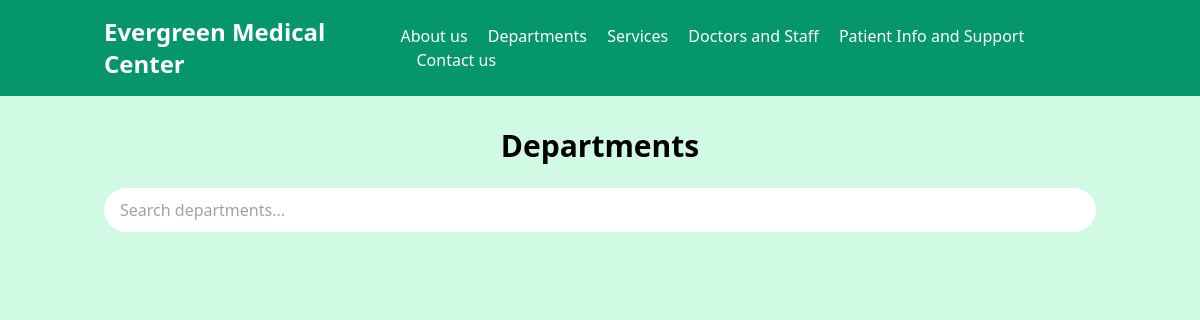
The app's page /data/departments/, older data.
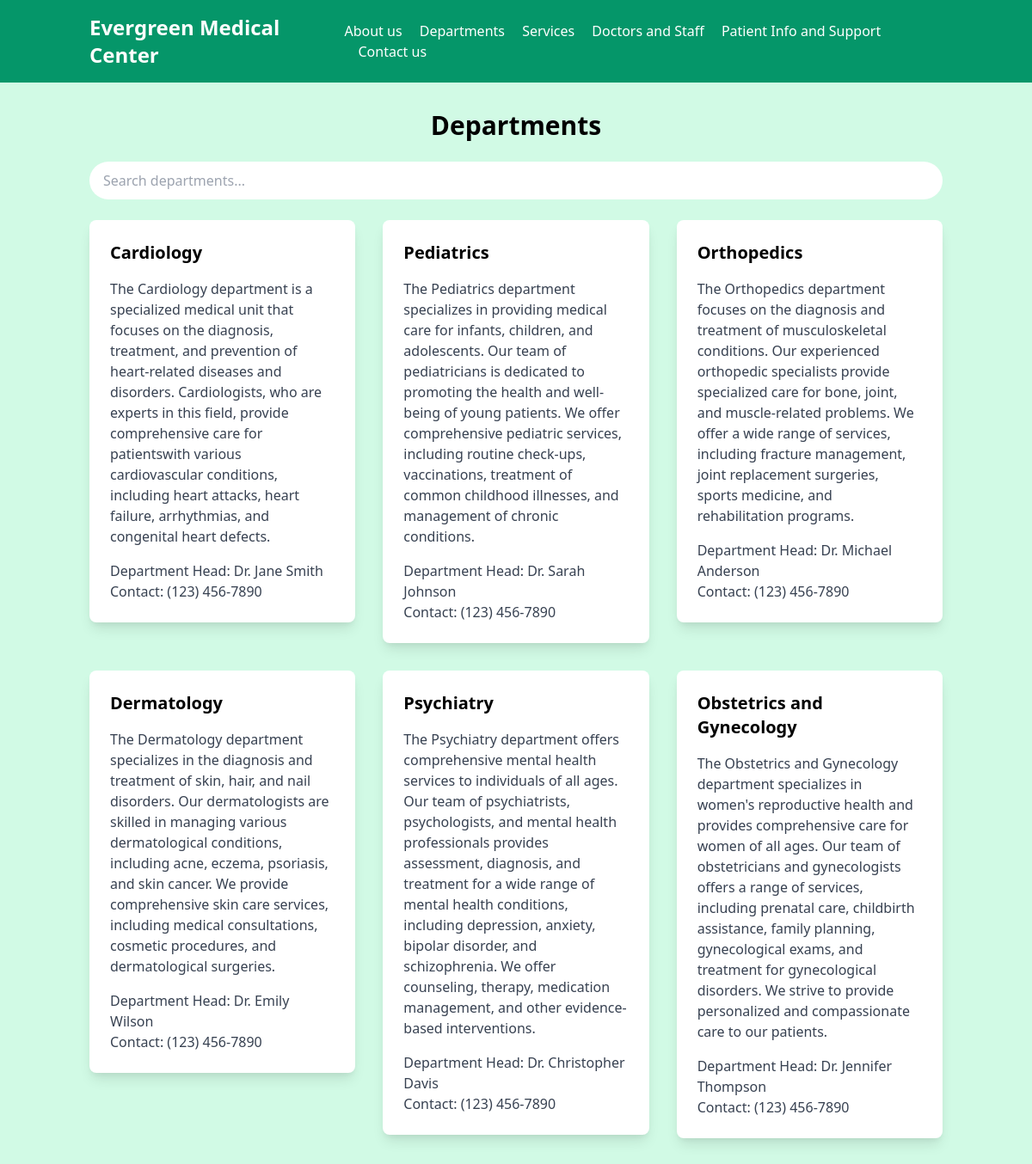
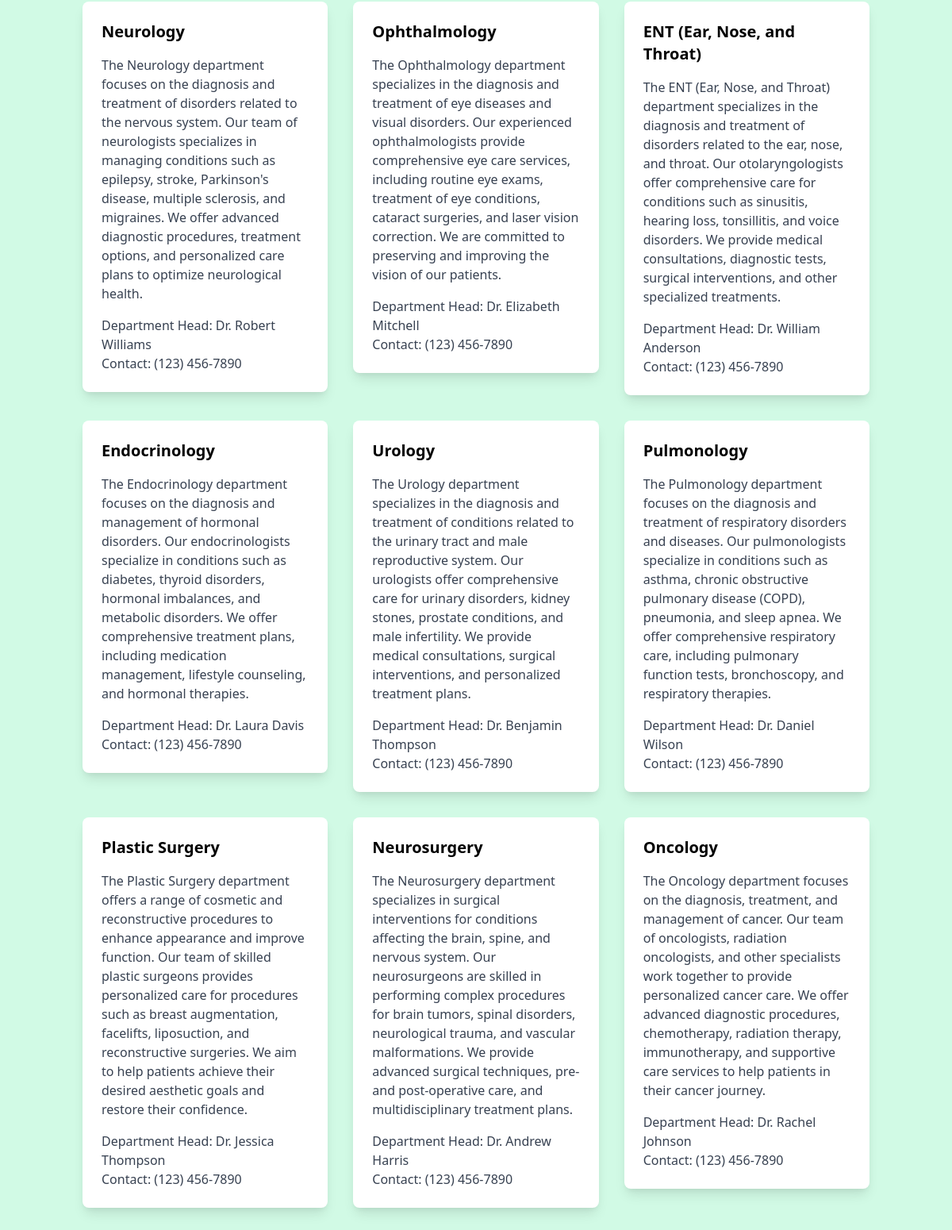
The same page, newer data (2 pictures, top to bottom).
### hospitaldata/models.py (models this page shows, shortened)
class Department(models.Model):
    dept_name = models.CharField(max_length=100)
    dept_description = models.TextField()
    dept_contact = models.CharField(max_length=100)
    dept_head_name = models.CharField(max_length=100)

### hospitaldata/views.py (the view)
# urls.py: path('departments/',views.departmentspageload),
def departmentspageload(request):
    departments = Department.objects.all()
    context = {'departments':departments}
    return render(request,"departments.html",context)

### templates/departments.html (shortened to what this page needs)
{% extends 'base.html' %}
{% load static %}
{% block content %}
<div class="container mx-auto px-4 py-8">
    <h2 class="text-3xl font-bold mb-6 text-center">Departments</h2>
    <div class="flex justify-center mb-6 search-container">
      <input type="text" id="searchInput" class="search-input" placeholder="Search departments...">
    </div>
    <div class="grid grid-cols-1 md:grid-cols-2 lg:grid-cols-3 gap-8">
      {% for department in departments %}
      <a href="/data/departments/{{department.id}}/">
        <div class="bg-white shadow-lg rounded-lg p-6">
          <h3 class="text-xl font-bold mb-4">{{department.dept_name}}</h3>
          <p class="text-gray-700">{{department.dept_description}}</p>
          <p class="text-gray-700 mt-4">Department Head: {{department.dept_head_name}}</p>
          <p class="text-gray-700">Contact: {{department.dept_contact}}</p>
        </div>
      </a>
      {% endfor %}
    </div>
  </div>
  {% endblock %}

### templates/base.html (shortened to what this page needs)
{% load static %}
<!DOCTYPE html>
<html lang="en">
<head>
  <link rel="stylesheet" href="https://cdn.jsdelivr.net/npm/tailwindcss@2.2.15/dist/tailwind.min.css">
  <link rel="stylesheet" href="https://cdnjs.cloudflare.com/ajax/libs/toastify-js/1.6.1/toastify.min.css" />
</head>
<body class="bg-green-100">
  <nav class="bg-green-600 py-4">
    <div class="container mx-auto flex justify-between items-center px-4">
      <div>
        <a href="/" class="text-white text-2xl font-bold">Evergreen Medical Center</a>
      </div>
      <div class="space-x-4">
        <a href="/about/" class="hidden md:inline-block text-white hover:text-gray-200">About us</a>
        <a href="/data/departments/" class="hidden md:inline-block text-white hover:text-gray-200">Departments</a>
        <a href="/services/" class="hidden md:inline-block text-white hover:text-gray-200">Services</a>
        <a href="/data/staff/" class="hidden md:inline-block text-white hover:text-gray-200">Doctors and Staff</a>
        <a href="/info-support/" class="hidden md:inline-block text-white hover:text-gray-200">Patient Info and Support</a>
        <a href="/query/contact/" class="hidden md:inline-block text-white hover:text-gray-200">Contact us</a>
      </div>
    </div>
  </nav>
    {% block content %}
    {% endblock %}
</body>
</html>

### templates/departments.html (style rules this page uses)
.search-container { position: relative; }
.search-input { width: 100%; padding: 10px 16px; border: none; border-radius: 9999px; background-color: #FFFFFF; color: #1F2937; font-size: 16px; outline: none; }

Row changes from the older to the newer data that the page shows:
added Department: dept_name "Cardiology", dept_description "The Cardiology department is a specialized medical unit that focuses on the diagnosis, treatment, and prevention of heart-related diseases and disorders. Cardiologists, who are experts in this field, provide comprehensive care for patientswith various cardiovascular conditions, including heart attacks, heart failure, arrhythmias, and congenital heart defects.", dept_head_name "Dr. Jane Smith", dept_contact "(123) 456-7890"
added Department: dept_name "Pediatrics", dept_description "The Pediatrics department specializes in providing medical care for infants, children, and adolescents. Our team of pediatricians is dedicated to promoting the health and well-being of young patients. We offer comprehensive pediatric services, including routine check-ups, vaccinations, treatment of common childhood illnesses, and management of chronic conditions.", dept_head_name "Dr. Sarah Johnson", dept_contact "(123) 456-7890"
added Department: dept_name "Orthopedics", dept_description "The Orthopedics department focuses on the diagnosis and treatment of musculoskeletal conditions. Our experienced orthopedic specialists provide specialized care for bone, joint, and muscle-related problems. We offer a wide range of services, including fracture management, joint replacement surgeries, sports medicine, and rehabilitation programs.", dept_head_name "Dr. Michael Anderson", dept_contact "(123) 456-7890"
added Department: dept_name "Dermatology", dept_description "The Dermatology department specializes in the diagnosis and treatment of skin, hair, and nail disorders. Our dermatologists are skilled in managing various dermatological conditions, including acne, eczema, psoriasis, and skin cancer. We provide comprehensive skin care services, including medical consultations, cosmetic procedures, and dermatological surgeries.", dept_head_name "Dr. Emily Wilson", dept_contact "(123) 456-7890"
added Department: dept_name "Psychiatry", dept_description "The Psychiatry department offers comprehensive mental health services to individuals of all ages. Our team of psychiatrists, psychologists, and mental health professionals provides assessment, diagnosis, and treatment for a wide range of mental health conditions, including depression, anxiety, bipolar disorder, and schizophrenia. We offer counseling, therapy, medication management, and other evidence-based interventions.", dept_head_name "Dr. Christopher Davis", dept_contact "(123) 456-7890"
added Department: dept_name "Obstetrics and Gynecology", dept_description "The Obstetrics and Gynecology department specializes in women's reproductive health and provides comprehensive care for women of all ages. Our team of obstetricians and gynecologists offers a range of services, including prenatal care, childbirth assistance, family planning, gynecological exams, and treatment for gynecological disorders. We strive to provide personalized and compassionate care to our patients.", dept_head_name "Dr. Jennifer Thompson", dept_contact "(123) 456-7890"
added Department: dept_name "Neurology", dept_description "The Neurology department focuses on the diagnosis and treatment of disorders related to the nervous system. Our team of neurologists specializes in managing conditions such as epilepsy, stroke, Parkinson's disease, multiple sclerosis, and migraines. We offer advanced diagnostic procedures, treatment options, and personalized care plans to optimize neurological health.", dept_head_name "Dr. Robert Williams", dept_contact "(123) 456-7890"
added Department: dept_name "Ophthalmology", dept_description "The Ophthalmology department specializes in the diagnosis and treatment of eye diseases and visual disorders. Our experienced ophthalmologists provide comprehensive eye care services, including routine eye exams, treatment of eye conditions, cataract surgeries, and laser vision correction. We are committed to preserving and improving the vision of our patients.", dept_head_name "Dr. Elizabeth Mitchell", dept_contact "(123) 456-7890"
added Department: dept_name "ENT (Ear, Nose, and Throat)", dept_description "The ENT (Ear, Nose, and Throat) department specializes in the diagnosis and treatment of disorders related to the ear, nose, and throat. Our otolaryngologists offer comprehensive care for conditions such as sinusitis, hearing loss, tonsillitis, and voice disorders. We provide medical consultations, diagnostic tests, surgical interventions, and other specialized treatments.", dept_head_name "Dr. William Anderson", dept_contact "(123) 456-7890"
added Department: dept_name "Endocrinology", dept_description "The Endocrinology department focuses on the diagnosis and management of hormonal disorders. Our endocrinologists specialize in conditions such as diabetes, thyroid disorders, hormonal imbalances, and metabolic disorders. We offer comprehensive treatment plans, including medication management, lifestyle counseling, and hormonal therapies.", dept_head_name "Dr. Laura Davis", dept_contact "(123) 456-7890"
added Department: dept_name "Urology", dept_description "The Urology department specializes in the diagnosis and treatment of conditions related to the urinary tract and male reproductive system. Our urologists offer comprehensive care for urinary disorders, kidney stones, prostate conditions, and male infertility. We provide medical consultations, surgical interventions, and personalized treatment plans.", dept_head_name "Dr. Benjamin Thompson", dept_contact "(123) 456-7890"
added Department: dept_name "Pulmonology", dept_description "The Pulmonology department focuses on the diagnosis and treatment of respiratory disorders and diseases. Our pulmonologists specialize in conditions such as asthma, chronic obstructive pulmonary disease (COPD), pneumonia, and sleep apnea. We offer comprehensive respiratory care, including pulmonary function tests, bronchoscopy, and respiratory therapies.", dept_head_name "Dr. Daniel Wilson", dept_contact "(123) 456-7890"
added Department: dept_name "Plastic Surgery", dept_description "The Plastic Surgery department offers a range of cosmetic and reconstructive procedures to enhance appearance and improve function. Our team of skilled plastic surgeons provides personalized care for procedures such as breast augmentation, facelifts, liposuction, and reconstructive surgeries. We aim to help patients achieve their desired aesthetic goals and restore their confidence.", dept_head_name "Dr. Jessica Thompson", dept_contact "(123) 456-7890"
added Department: dept_name "Neurosurgery", dept_description "The Neurosurgery department specializes in surgical interventions for conditions affecting the brain, spine, and nervous system. Our neurosurgeons are skilled in performing complex procedures for brain tumors, spinal disorders, neurological trauma, and vascular malformations. We provide advanced surgical techniques, pre- and post-operative care, and multidisciplinary treatment plans.", dept_head_name "Dr. Andrew Harris", dept_contact "(123) 456-7890"
added Department: dept_name "Oncology", dept_description "The Oncology department focuses on the diagnosis, treatment, and management of cancer. Our team of oncologists, radiation oncologists, and other specialists work together to provide personalized cancer care. We offer advanced diagnostic procedures, chemotherapy, radiation therapy, immunotherapy, and supportive care services to help patients in their cancer journey.", dept_head_name "Dr. Rachel Johnson", dept_contact "(123) 456-7890"
